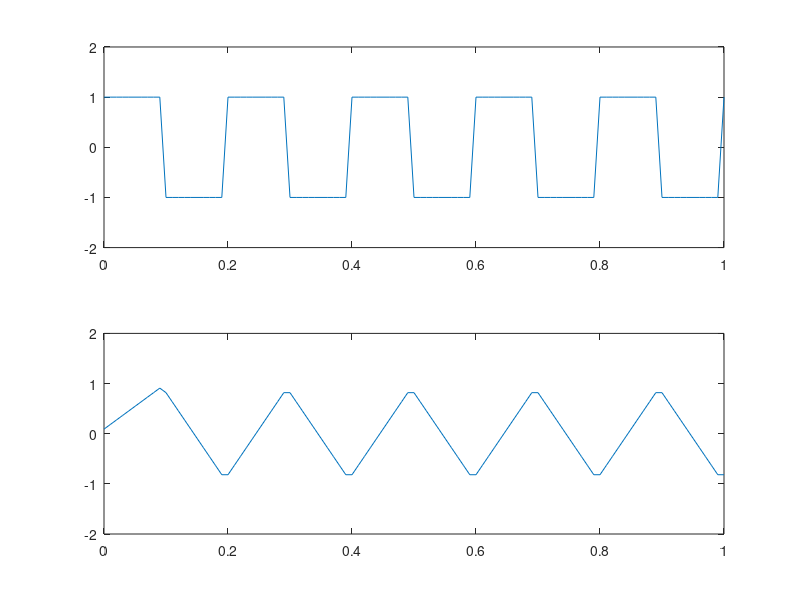

Source code (MATLAB):
clc
clear all
close all
%Step 1: Signal generation
% fs=100;
% t=0:1/fs:1;
% f1=3;
% f2=25;
% x=sin(2*pi*f1*t)+sin(2*pi*f2*t);
t=0:0.01:1.00;
x=square(2*pi*5*[0:0.01:1]);
%Step 2: LPF 
h=1/11*ones(1,11);
l=length(h);
for i=1:l
    h1(i)=(-1).^i*h(i);
end
y=conv(x,h);
%Step3: Plot the input and output
subplot(2,1,1),plot(t,x),axis([0 1 -2 2])
subplot(2,1,2),plot(t,y(1:length(t))),axis([0 1 -2 2])
